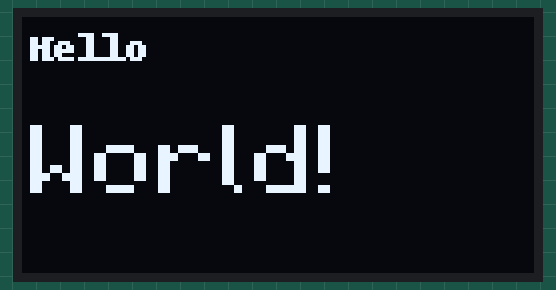
This program was run on a simulated Raspberry Pi (BCM pin numbers). On the bench: 128×64 one-colour display. Text uses the font file from the repository. At 0.2 s the program stops and its outputs stay as they are.

Above: at 0.3 s.

The program:

oled_rpi.py
```python
import time

import Adafruit_GPIO.SPI as SPI
import Adafruit_SSD1306

from PIL import Image
from PIL import ImageDraw
from PIL import ImageFont


# Raspberry Pi pin configuration:
RST = 24
# Note the following are only used with SPI:
DC = 23
SPI_PORT = 0
SPI_DEVICE = 0

# Note you can change the I2C address by passing an i2c_address parameter like:
# disp = Adafruit_SSD1306.SSD1306_128_64(rst=RST, i2c_address=0x3C)
disp = Adafruit_SSD1306.SSD1306_128_64(rst=RST, i2c_address=0x3C)


# Initialize library.
disp.begin()

# Clear display.
disp.clear()
disp.display()

# Create blank image for drawing.
# Make sure to create image with mode '1' for 1-bit color.
width = disp.width
height = disp.height
image = Image.new('1', (width, height))

# Get drawing object to draw on image.
draw = ImageDraw.Draw(image)

# Draw a black filled box to clear the image.
draw.rectangle((0,0,width,height), outline=0, fill=0)

# Draw some shapes.
# First define some constants to allow easy resizing of shapes.
padding = 2
shape_width = 20
top = padding
bottom = height-padding
# Move left to right keeping track of the current x position for drawing shapes.
x = padding


# Load default font.
font = ImageFont.load_default()
font20 = ImageFont.truetype('Minecraftia.ttf', 20)

# Alternatively load a TTF font.  Make sure the .ttf font file is in the same directory as the python script!
# Some other nice fonts to try: http://www.dafont.com/bitmap.php
#font = ImageFont.truetype('Minecraftia.ttf', 8)

# Write two lines of text.
draw.text((x, top),    'Hello',  font=font, fill=255)

draw.text((x, top+20), 'World!', font=font20, fill=255)

# Display image.
disp.image(image)
disp.display()
```
